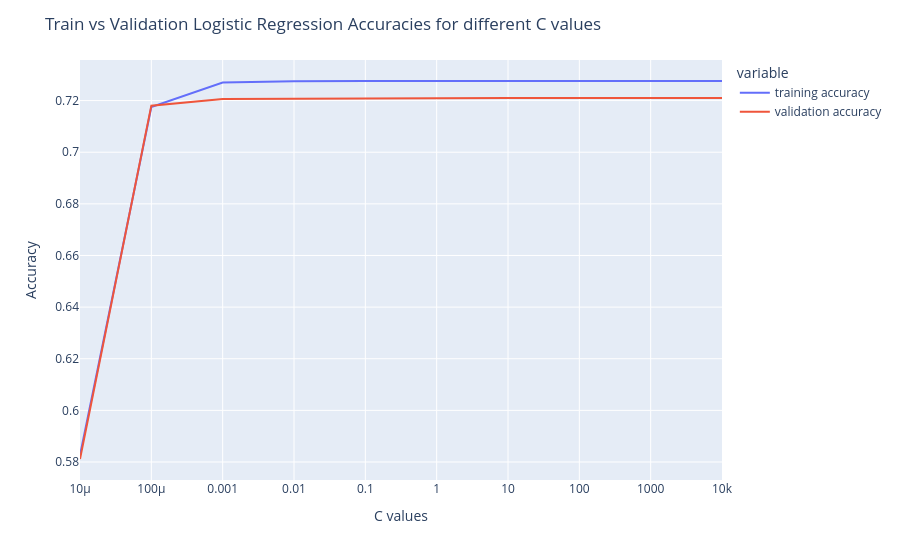

Source (notebook cell):
### Code cell
#Plotting the accuracies for difference C values using a log scale for x-axis
fig = px.line(train_val_df, x='C values', y=['training accuracy','validation accuracy'])   
fig.update_layout(title = 'Train vs Validation Logistic Regression Accuracies for different C values', xaxis_title = 'C values', yaxis_title = 'Accuracy', xaxis_type="log")
fig.show()

### Figure 1 — Plotly figure (JSON) as saved in the notebook; plotly's stock layout.template omitted (floating-point values rounded to 4 significant figures)
{"data": [{"hovertemplate": "variable=training accuracy<br>C values=%{x}<br>value=%{y}<extra></extra>", "legendgroup": "training accuracy", "line": {"color": "#636efa", "dash": "solid"}, "marker": {"symbol": "circle"}, "mode": "lines", "name": "training accuracy", "orientation": "v", "showlegend": true, "type": "scatter", "x": [1e-05, 0.0001, 0.001, 0.01, 0.1, 1, 10, 100, 1000, 10000], "xaxis": "x", "y": [0.5826, 0.7175, 0.727, 0.7275, 0.7275, 0.7276, 0.7276, 0.7276, 0.7276, 0.7276], "yaxis": "y"}, {"hovertemplate": "variable=validation accuracy<br>C values=%{x}<br>value=%{y}<extra></extra>", "legendgroup": "validation accuracy", "line": {"color": "#EF553B", "dash": "solid"}, "marker": {"symbol": "circle"}, "mode": "lines", "name": "validation accuracy", "orientation": "v", "showlegend": true, "type": "scatter", "x": [1e-05, 0.0001, 0.001, 0.01, 0.1, 1, 10, 100, 1000, 10000], "xaxis": "x", "y": [0.5812, 0.718, 0.7206, 0.7207, 0.7211, 0.721, 0.721, 0.721, 0.721, 0.721], "yaxis": "y"}], "layout": {"legend": {"title": {"text": "variable"}, "tracegroupgap": 0}, "margin": {"t": 60}, "title": {"text": "Train vs Validation Logistic Regression Accuracies for different C values"}, "xaxis": {"anchor": "y", "domain": [0, 1], "title": {"text": "C values"}, "type": "log"}, "yaxis": {"anchor": "x", "domain": [0, 1], "title": {"text": "Accuracy"}}}}
